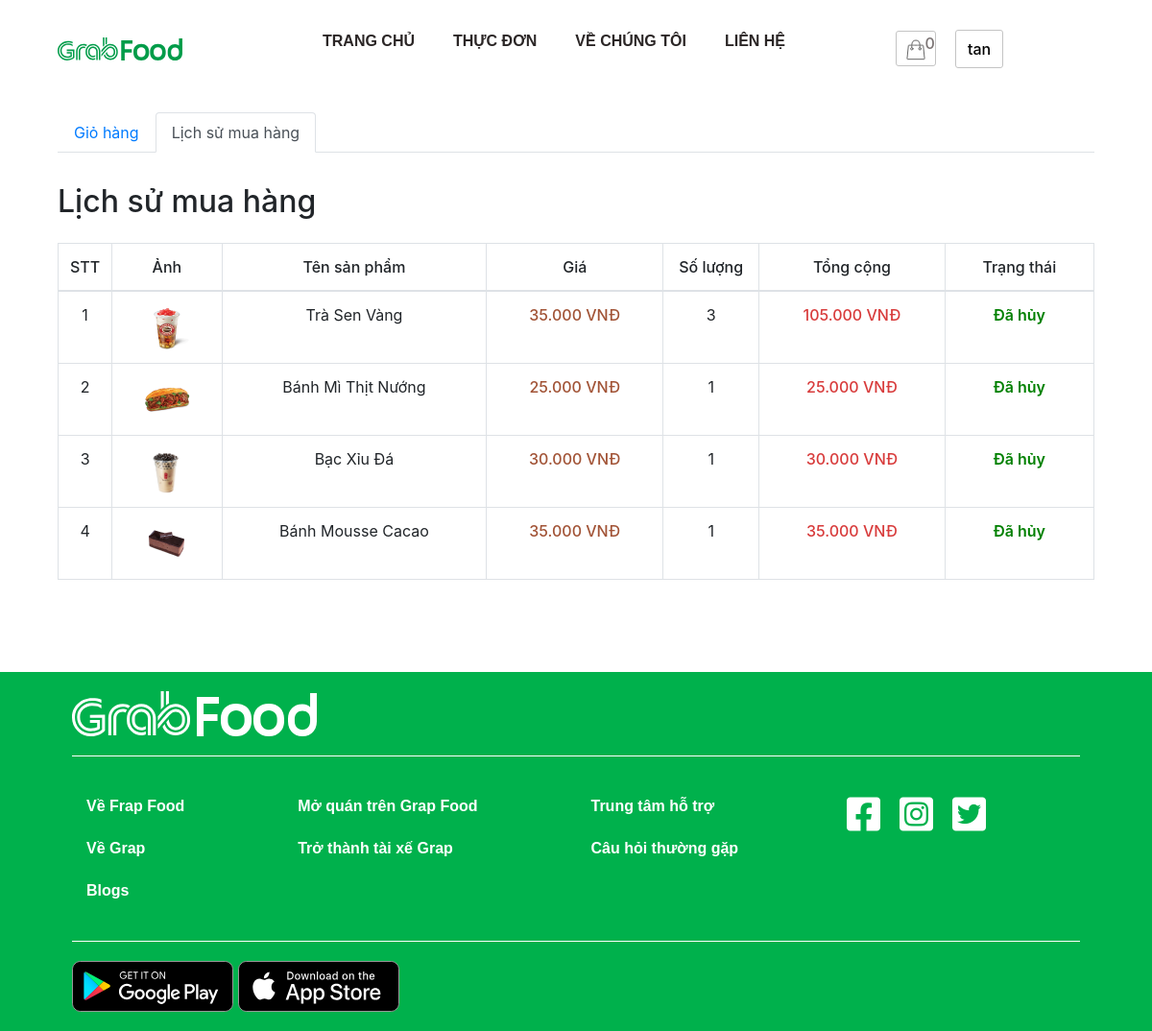
The app's page /history.php (signed in) with its own data.
### tables this page shows
CREATE TABLE `order_details` (
  `id` int(11) NOT NULL,
  `order_id` int(11) NOT NULL,
  `product_id` int(11) NOT NULL,
  `id_user` int(11) NOT NULL,
  `num` int(11) NOT NULL,
  `price` float NOT NULL,
  `status` varchar(255) NOT NULL
);

CREATE TABLE `product` (
  `id` int(11) NOT NULL,
  `title` varchar(200) NOT NULL,
  `price` float NOT NULL,
  `number` float NOT NULL,
  `thumbnail` varchar(500) NOT NULL,
  `content` longtext NOT NULL,
  `id_category` int(11) NOT NULL,
  `created_at` datetime DEFAULT NULL,
  `updated_at` datetime DEFAULT NULL
);

### database/dbhelper.php (called while the page is built, shortened)
<?php
function executeResult($sql)
{
	$con = mysqli_connect(HOST, USERNAME, PASSWORD, DATABASE);
	$result = mysqli_query($con, $sql);
	$data   = [];
	while ($row = mysqli_fetch_array($result, 1)) {
		$data[] = $row;
	}
	return $data;
}

### history.php (the view, shortened to what this page needs)
<?php
require_once('database/dbhelper.php');
?>
<!DOCTYPE html>
<html lang="en">
<head>
    <link rel="stylesheet" href="https://maxcdn.bootstrapcdn.com/bootstrap/4.4.1/css/bootstrap.min.css">
    <link rel="stylesheet" href="plugin/fontawesome/css/all.css">
    <link rel="stylesheet" href="css/cart.css">
</head>
<body>
    <div id="wrapper">
        <?php require('layout/header.php') ?>
        <main>
            <section class="cart">
                <div class="container-top">
                    <div class="panel panel-primary">
                        <div class="panel-heading" style="padding: 1rem 0;">
                            <ul class="nav nav-tabs">
                                <li class="nav-item">
                                    <a class="nav-link" href="cart.php">Giỏ hàng</a>
                                </li>
                                <li class="nav-item ">
                                    <a class="nav-link active" href="dashboard.php">Lịch sử mua hàng</a>
                                </li>
                            </ul>
                            <h2 style="padding-top:2rem" class="">Lịch sử mua hàng</h2>
                        </div>
                        <table class="table table-bordered table-hover">
                            <thead>
                                <tr style="font-weight: 500;text-align: center;">
                                    <td width="50px">STT</td>
                                    <td>Ảnh</td>
                                    <td>Tên sản phẩm</td>
                                    <td>Giá</td>
                                    <td>Số lượng</td>
                                    <td>Tổng cộng</td>
                                    <td>Trạng thái</td>
                                </tr>
                            </thead>
                            <tbody>
                                <?php
                                if (isset($_COOKIE['username'])) {
                                    $username = $_COOKIE['username'];
                                    $sql = "SELECT * FROM user WHERE username = '$username'";
                                    $user = executeResult($sql);
                                    foreach ($user as $item) {
                                        $userId = $item['id_user'];
                                    }
                                    $sql = "SELECT * from order_details, product where product.id=order_details.product_id AND order_details.id_user = '$userId' ORDER BY order_id DESC";
                                    $order_details_List = executeResult($sql);
                                    $count = 0;
                                    foreach ($order_details_List as $item) {
                                        echo '
                                        <tr style="text-align: center;">
                                            <td width="50px">' . (++$count) . '</td>
                                            <td style="text-align:center">
                                                <img width="50px" src="admin/product/' . $item['thumbnail'] . '">
                                            </td>
                                            <td>' . $item['title'] . '</td>
                                            <td class="b-500 orange">' . number_format($item['price'], 0, ',', '.') . '<span> VNĐ</span></td>
                                            <td width="100px">' . $item['num'] . '</td>
                                            <td class="b-500 red">' . number_format($item['num'] * $item['price'], 0, ',', '.') . '<span> VNĐ</span></td>
                                            <td style="color:green; font-weight:600;">' . $item['status'] . '</td>
                                        </tr>
                                        ';
                                    }
                                }
                                ?>
                            </tbody>
                        </table>
                    </div>
                </div>
            </section>
        </main>
        <?php require_once('layout/footer.php'); ?>
    </div>
</body>
</html>

### css/cart.css (style rules this page uses)
body { margin: 0px; padding: 0px; font-family: SanomatGrabApp, -apple-system, BlinkMacSystemFont, Segoe UI, PingFang SC, Hiragino Sans GB, Microsoft YaHei, Helvetica Neue, Helvetica, Arial, sans-serif, Apple Color Emoji, Segoe UI Emoji, Segoe UI Symbol; }
#wrapper { width: 100%; margin: 0 auto; }
.panel.panel-primary { width: 90%; margin: 0px auto; }

### css/index.css (style rules this page uses)
body { margin: 0px; padding: 0px; font-family: SanomatGrabApp, -apple-system, BlinkMacSystemFont, Segoe UI, PingFang SC, Hiragino Sans GB, Microsoft YaHei, Helvetica Neue, Helvetica, Arial, sans-serif, Apple Color Emoji, Segoe UI Emoji, Segoe UI Symbol; }
#wrapper { width: 100%; margin: 0 auto; }

### history.php (style rules this page uses)
main { padding-bottom: 4rem; }
.b-500 { font-weight: 500; }
.red { color: rgba(207, 16, 16, 0.815); }
.orange { color: #a25437; }

### records on screen
order_details: product.thumbnail (picture), product.title "Trà Sen Vàng", product.price "35.000", num "3", $item['num']*$item['price'] "105.000", status "Đã hủy"
order_details: product.thumbnail (picture), product.title "Bánh Mì Thịt Nướng", product.price "25.000", num "1", $item['num']*$item['price'] "25.000", status "Đã hủy"
order_details: product.thumbnail (picture), product.title "Bạc Xỉu Đá", product.price "30.000", num "1", $item['num']*$item['price'] "30.000", status "Đã hủy"
order_details: product.thumbnail (picture), product.title "Bánh Mousse Cacao", product.price "35.000", num "1", $item['num']*$item['price'] "35.000", status "Đã hủy"

### other values on screen
$count "0"
$_COOKIE['username'] "tan"
